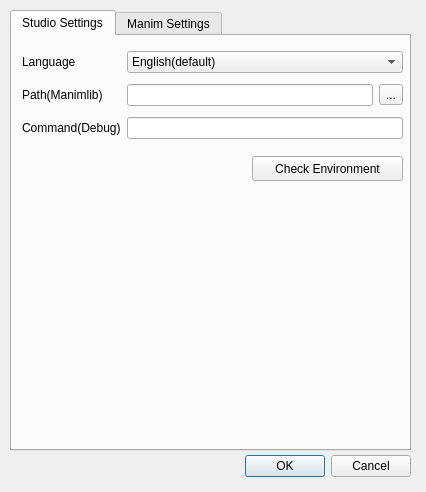
<?xml version="1.0" encoding="UTF-8"?>
<ui version="4.0">
 <class>SettingPage</class>
 <widget class="QDialog" name="SettingPage">
  <property name="geometry">
   <rect>
    <x>0</x>
    <y>0</y>
    <width>426</width>
    <height>492</height>
   </rect>
  </property>
  <property name="windowTitle">
   <string>Manim Studio Settings</string>
  </property>
  <widget class="QDialogButtonBox" name="buttonBox">
   <property name="geometry">
    <rect>
     <x>240</x>
     <y>450</y>
     <width>171</width>
     <height>32</height>
    </rect>
   </property>
   <property name="orientation">
    <enum>Qt::Horizontal</enum>
   </property>
   <property name="standardButtons">
    <set>QDialogButtonBox::Cancel|QDialogButtonBox::Ok</set>
   </property>
  </widget>
  <widget class="QTabWidget" name="tabWidget">
   <property name="geometry">
    <rect>
     <x>10</x>
     <y>10</y>
     <width>401</width>
     <height>441</height>
    </rect>
   </property>
   <property name="currentIndex">
    <number>0</number>
   </property>
   <widget class="QWidget" name="tabStudio">
    <attribute name="title">
     <string>Studio Settings</string>
    </attribute>
    <widget class="QWidget" name="gridLayoutWidget">
     <property name="geometry">
      <rect>
       <x>10</x>
       <y>10</y>
       <width>381</width>
       <height>101</height>
      </rect>
     </property>
     <layout class="QGridLayout" name="gridLayout">
      <item row="1" column="1">
       <widget class="QLineEdit" name="pathCmd"/>
      </item>
      <item row="0" column="1" colspan="2">
       <widget class="QComboBox" name="langChose">
        <item>
         <property name="text">
          <string>English(default)</string>
         </property>
        </item>
        <item>
         <property name="text">
          <string>Chinese(simplified)</string>
         </property>
        </item>
       </widget>
      </item>
      <item row="1" column="2">
       <widget class="QToolButton" name="pathChose">
        <property name="text">
         <string>...</string>
        </property>
       </widget>
      </item>
      <item row="2" column="1" colspan="2">
       <widget class="QLineEdit" name="debugCmd"/>
      </item>
      <item row="2" column="0">
       <widget class="QLabel" name="label">
        <property name="text">
         <string>Command(Debug)</string>
        </property>
       </widget>
      </item>
      <item row="0" column="0">
       <widget class="QLabel" name="lang">
        <property name="text">
         <string>Language</string>
        </property>
       </widget>
      </item>
      <item row="1" column="0">
       <widget class="QLabel" name="lang_2">
        <property name="text">
         <string>Path(Manimlib)</string>
        </property>
       </widget>
      </item>
     </layout>
    </widget>
    <widget class="QPushButton" name="checkEnv">
     <property name="geometry">
      <rect>
       <x>240</x>
       <y>120</y>
       <width>151</width>
       <height>25</height>
      </rect>
     </property>
     <property name="text">
      <string>Check Environment</string>
     </property>
    </widget>
   </widget>
   <widget class="QWidget" name="tabManim">
    <attribute name="title">
     <string>Manim Settings</string>
    </attribute>
   </widget>
  </widget>
 </widget>
 <resources/>
 <connections>
  <connection>
   <sender>buttonBox</sender>
   <signal>accepted()</signal>
   <receiver>SettingPage</receiver>
   <slot>accept()</slot>
   <hints>
    <hint type="sourcelabel">
     <x>248</x>
     <y>254</y>
    </hint>
    <hint type="destinationlabel">
     <x>157</x>
     <y>274</y>
    </hint>
   </hints>
  </connection>
  <connection>
   <sender>buttonBox</sender>
   <signal>rejected()</signal>
   <receiver>SettingPage</receiver>
   <slot>reject()</slot>
   <hints>
    <hint type="sourcelabel">
     <x>316</x>
     <y>260</y>
    </hint>
    <hint type="destinationlabel">
     <x>286</x>
     <y>274</y>
    </hint>
   </hints>
  </connection>
 </connections>
</ui>
